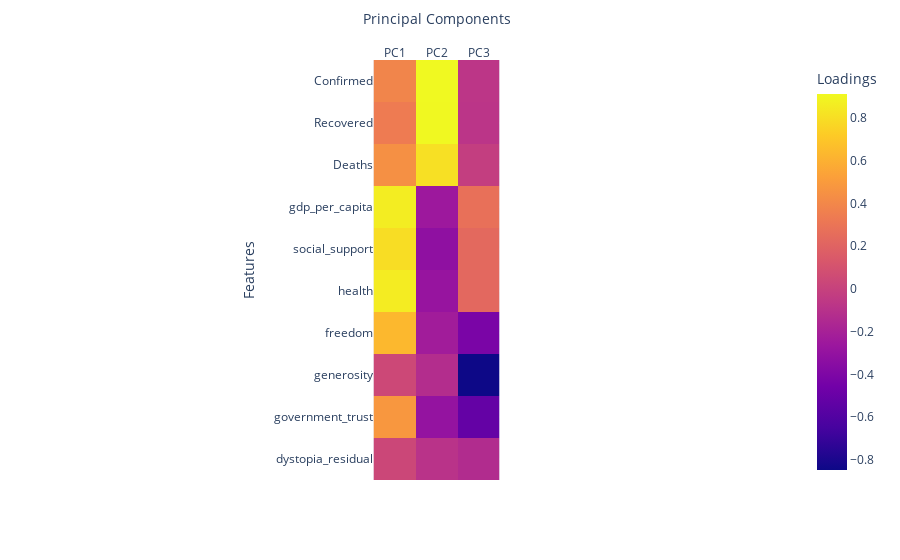

The cell this chart's notebook holds for it:
### Code cell
fig = px.imshow(loadings,
                labels=dict(x="Principal Components", y="Features", color="Loadings"),
                x=['PC1', 'PC2', 'PC3'],
                y=features
                )
fig.update_xaxes(side="top")
fig.show()

### Figure 1 — Plotly figure (JSON) as saved in the notebook; plotly's stock layout.template omitted (floating-point values rounded to 4 significant figures)
{"data": [{"coloraxis": "coloraxis", "hovertemplate": "Principal Components: %{x}<br>Features: %{y}<br>Loadings: %{z}<extra></extra>", "name": "0", "type": "heatmap", "x": ["PC1", "PC2", "PC3"], "xaxis": "x", "y": ["Confirmed", "Recovered", "Deaths", "gdp_per_capita", "social_support", "health", "freedom", "generosity", "government_trust", "dystopia_residual"], "yaxis": "y", "z": [[0.3873, 0.9129, -0.07151], [0.3372, 0.9104, -0.07733], [0.4438, 0.8069, -0.02521], [0.8618, -0.2551, 0.275], [0.7954, -0.323, 0.2364], [0.8579, -0.2835, 0.2288], [0.637, -0.2318, -0.4206], [0.04177, -0.1233, -0.8474], [0.4809, -0.2967, -0.5165], [0.03484, -0.09077, -0.1337]]}], "layout": {"coloraxis": {"colorbar": {"title": {"text": "Loadings"}}, "colorscale": [[0, "#0d0887"], [0.1111, "#46039f"], [0.2222, "#7201a8"], [0.3333, "#9c179e"], [0.4444, "#bd3786"], [0.5556, "#d8576b"], [0.6667, "#ed7953"], [0.7778, "#fb9f3a"], [0.8889, "#fdca26"], [1, "#f0f921"]]}, "margin": {"t": 60}, "xaxis": {"anchor": "y", "constrain": "domain", "domain": [0, 1], "scaleanchor": "y", "side": "top", "title": {"text": "Principal Components"}}, "yaxis": {"anchor": "x", "autorange": "reversed", "constrain": "domain", "domain": [0, 1], "title": {"text": "Features"}}}}
